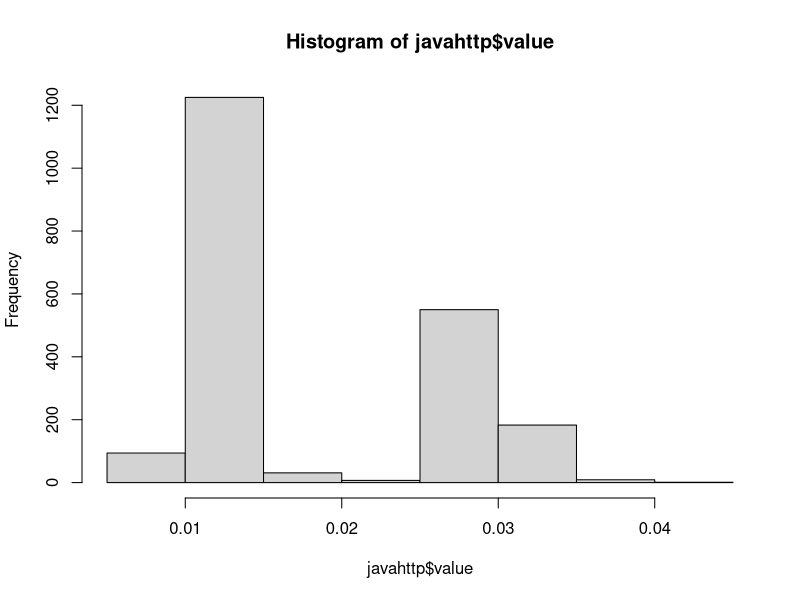
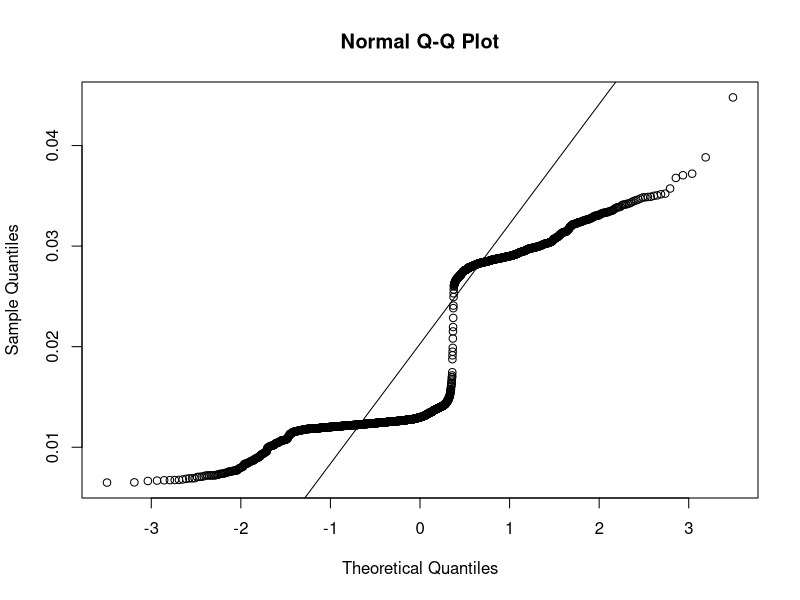
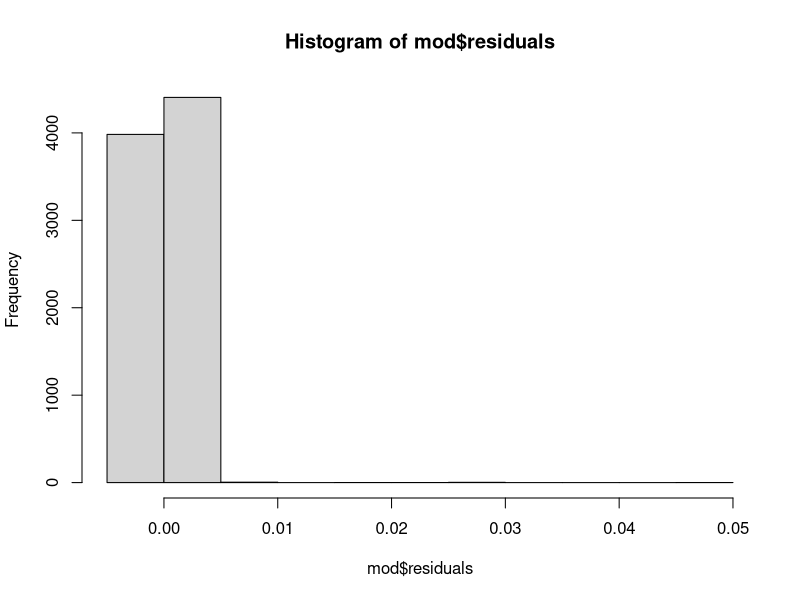
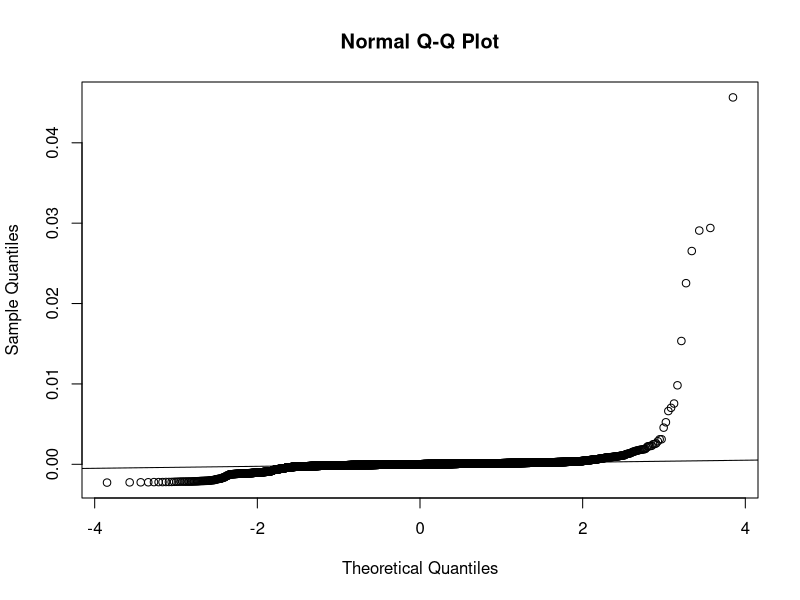
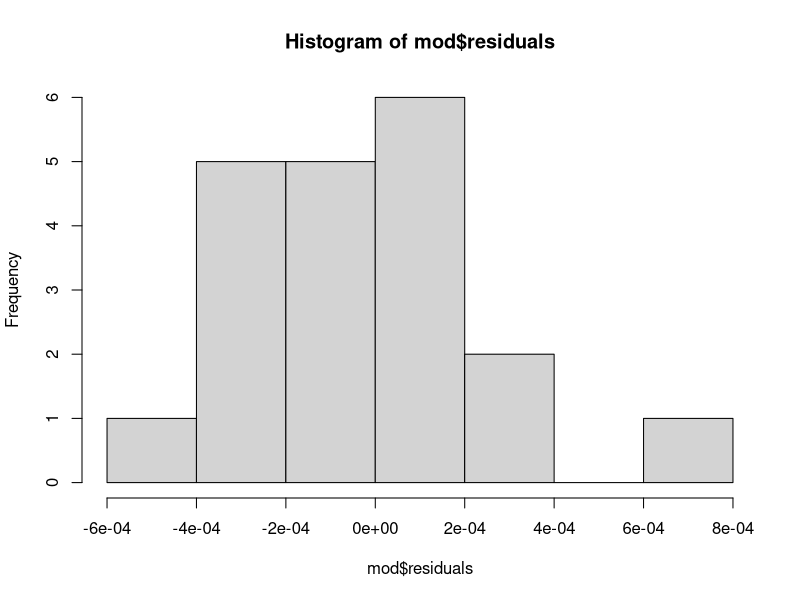
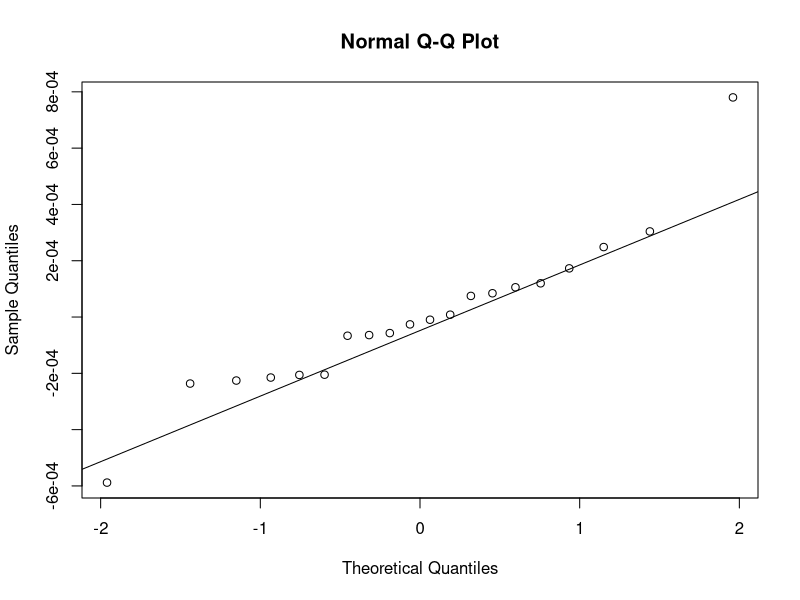
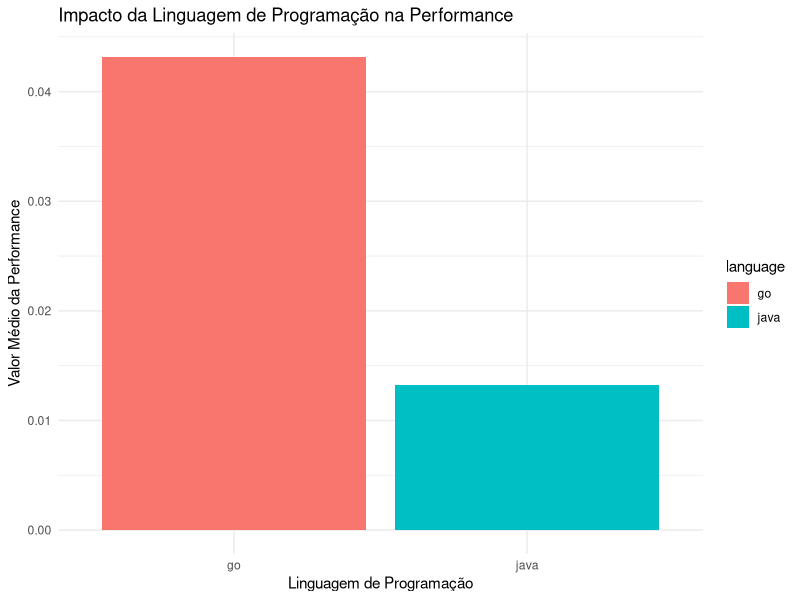
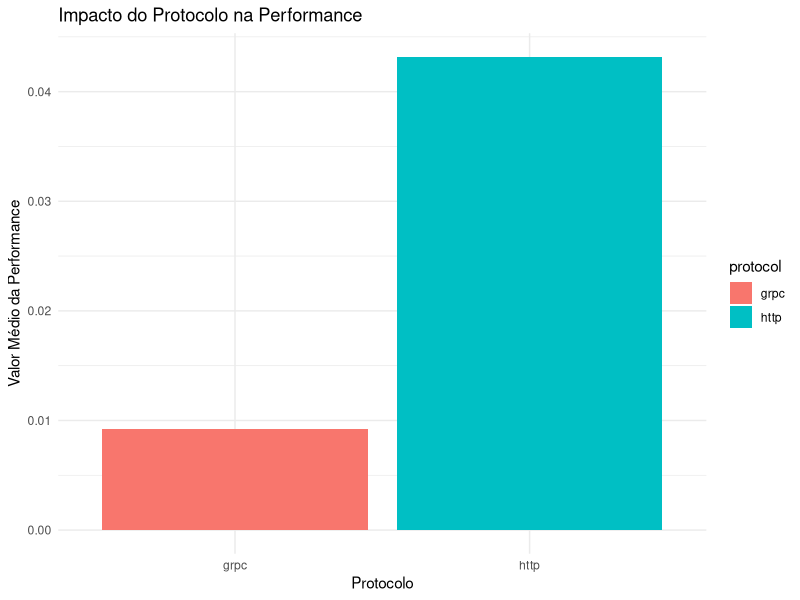

Recreate these plots in R, in order.
library(tidyverse)
library(readr)
library(reshape2)
library(stats)
database <- read_csv("dados/experimento2.csv")

# separate language and protocol in two columns
data <- database %>%
  mutate(
    language = stringr::str_extract(app_name, "java|go"),
    protocol = stringr::str_extract(app_name, "http|grpc")
  )

data$language <- as.factor(data$language)
data$protocol <- as.factor(data$protocol)
data$request_size <- as.factor(data$request_size)

# data for tests
javahttp <- filter(database, request_size=="big", app_name=="javahttp")
javagrpc <- filter(database, request_size=="big", app_name=="javagrpc")
gohttp <- filter(database, request_size=="big", app_name=="gohttp")
gogrpc <- filter(database, request_size=="big", app_name=="gogrpc")
dataBig <- filter(data, request_size=="big",  experiment_id==1 | experiment_id==3 | experiment_id==4 | experiment_id==5 | experiment_id==6)
dataSmall <- filter(data, request_size=="small")

#testing normality
hist(javahttp$value, breaks = "Sturges")
qqnorm(javahttp$value)
qqline(javahttp$value)
shapiro.test(javahttp$value)


# testing differences between apps
print(wilcox.test(javahttp$value, javagrpc$value, paired = FALSE))
print(wilcox.test(javahttp$value, gohttp$value, paired = FALSE))
print(wilcox.test(javahttp$value, gogrpc$value, paired = FALSE))
print(wilcox.test(javagrpc$value, gohttp$value, paired = FALSE))
print(wilcox.test(javagrpc$value, gogrpc$value, paired = FALSE))
print(wilcox.test(gohttp$value, gogrpc$value, paired = FALSE))

kruskal.test(value ~ protocol, data = dataBig)
kruskal.test(value ~ language, data = dataBig)
dataBig$combined_factor <- interaction(dataBig$protocol, dataBig$language)
kruskal.test(value ~ combined_factor, data = dataBig)

#mod = lm(log(value +1) ~ protocol + language + protocol:language, data = dataSmall)
# removing outliers
#res_scaled = abs(scale(mod$residuals))
#out = res_scaled > 3.5
#dados = dataBig[!out,] 

# sqrt transformed model
mod = lm(log(value +1) ~ protocol + language + protocol:language, data = dataSmall)
hist(mod$residuals)
qqnorm(mod$residuals)
qqline(mod$residuals)
print(mod)

# mean transformed model
dados_mean = aggregate(value ~ language + protocol+experiment_id, FUN = median, data = dataBig)
mod = lm(value ~ protocol + language + protocol:language, data = dados_mean)

# model diagnostics
print(mod)
shapiro.test(mod$residuals)
hist(mod$residuals)
qqnorm(mod$residuals)
qqline(mod$residuals)
anova(mod)

var_raw = var(dataBig$value)
var_agg = var(dados_mean$value)
print(paste("Variância dos dados brutos: ", var_raw))
print(paste("Variância dos dados agregados: ", var_agg))

ggplot(dados_mean, aes(x = language, y = value, fill = language)) +
  geom_bar(stat = "identity", position = "dodge") +
  labs(title = "Impacto da Linguagem de Programação na Performance",
       x = "Linguagem de Programação",
       y = "Valor Médio da Performance") +
  theme_minimal()

ggplot(dados_mean, aes(x = protocol, y = value, fill = protocol)) +
  geom_bar(stat = "identity", position = "dodge") +
  labs(title = "Impacto do Protocolo na Performance",
       x = "Protocolo",
       y = "Valor Médio da Performance") +
  theme_minimal()
